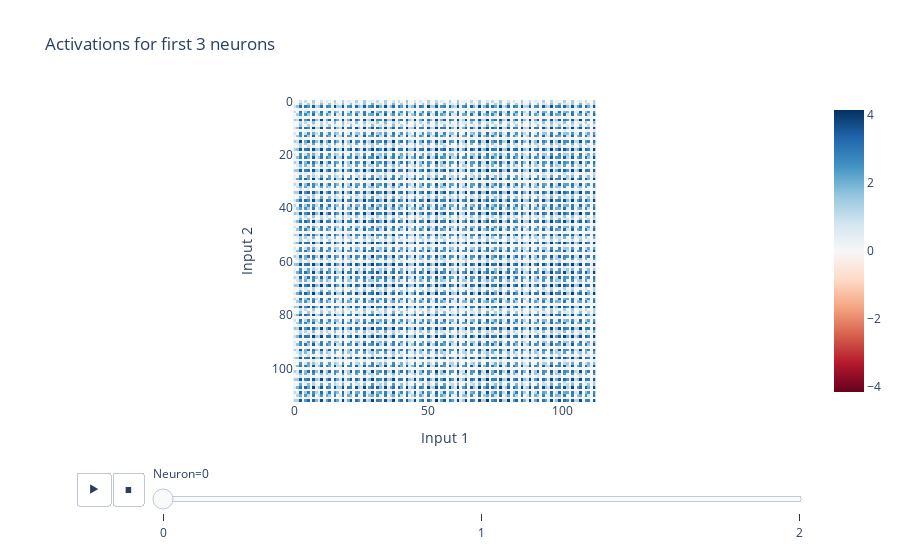

This figure's notebook cell:
### Markdown cell above
**Neuron activations:**

### Code cell
neuron_acts_post_sq = einops.rearrange(neuron_acts_post, "(x y) d_mlp -> x y d_mlp", x=p)
neuron_acts_pre_sq = einops.rearrange(neuron_acts_pre, "(x y) d_mlp -> x y d_mlp", x=p)
# We rearranged activations, so the first two dims represent (x, y) in modular arithmetic equation

top_k = 3
inputs_heatmap(
    neuron_acts_post_sq[..., :top_k],
    title=f'Activations for first {top_k} neurons',
    animation_frame=2,
    animation_name='Neuron'
)

### Figure 1 — Plotly figure (JSON) as saved in the notebook; plotly's stock layout.template omitted (floating-point values rounded to 4 significant figures; data arrays with more than 128 entries replaced by an {"elided": "..."} marker saying what was removed)
{"data": [{"coloraxis": "coloraxis", "hovertemplate": "Input 1: %{x}<br>Input 2: %{y}<br>color: %{z}<extra></extra>", "name": "0", "type": "heatmap", "xaxis": "x", "yaxis": "y", "z": {"elided": "113x113 float values"}}], "layout": {"coloraxis": {"cmid": 0, "colorscale": [[0, "rgb(103,0,31)"], [0.1, "rgb(178,24,43)"], [0.2, "rgb(214,96,77)"], [0.3, "rgb(244,165,130)"], [0.4, "rgb(253,219,199)"], [0.5, "rgb(247,247,247)"], [0.6, "rgb(209,229,240)"], [0.7, "rgb(146,197,222)"], [0.8, "rgb(67,147,195)"], [0.9, "rgb(33,102,172)"], [1, "rgb(5,48,97)"]]}, "sliders": [{"active": 0, "currentvalue": {"prefix": "Neuron="}, "len": 0.9, "pad": {"b": 10, "t": 60}, "steps": [{"args": [["0"], {"frame": {"duration": 0, "redraw": true}, "fromcurrent": true, "mode": "immediate", "transition": {"duration": 0, "easing": "linear"}}], "label": "0", "method": "animate"}, {"args": [["1"], {"frame": {"duration": 0, "redraw": true}, "fromcurrent": true, "mode": "immediate", "transition": {"duration": 0, "easing": "linear"}}], "label": "1", "method": "animate"}, {"args": [["2"], {"frame": {"duration": 0, "redraw": true}, "fromcurrent": true, "mode": "immediate", "transition": {"duration": 0, "easing": "linear"}}], "label": "2", "method": "animate"}], "x": 0.1, "xanchor": "left", "y": 0, "yanchor": "top"}], "title": {"text": "Activations for first 3 neurons"}, "updatemenus": [{"buttons": [{"args": [null, {"frame": {"duration": 500, "redraw": true}, "fromcurrent": true, "mode": "immediate", "transition": {"duration": 500, "easing": "linear"}}], "label": "&#9654;", "method": "animate"}, {"args": [[null], {"frame": {"duration": 0, "redraw": true}, "fromcurrent": true, "mode": "immediate", "transition": {"duration": 0, "easing": "linear"}}], "label": "&#9724;", "method": "animate"}], "direction": "left", "pad": {"r": 10, "t": 70}, "showactive": false, "type": "buttons", "x": 0.1, "xanchor": "right", "y": 0, "yanchor": "top"}], "xaxis": {"anchor": "y", "autorange": false, "constrain": "domain", "domain": [0, 1], "range": [-0.5, 112.5], "scaleanchor": "y", "title": {"text": "Input 1"}}, "yaxis": {"anchor": "x", "autorange": false, "constrain": "domain", "domain": [0, 1], "range": [112.5, -0.5], "title": {"text": "Input 2"}}}}
